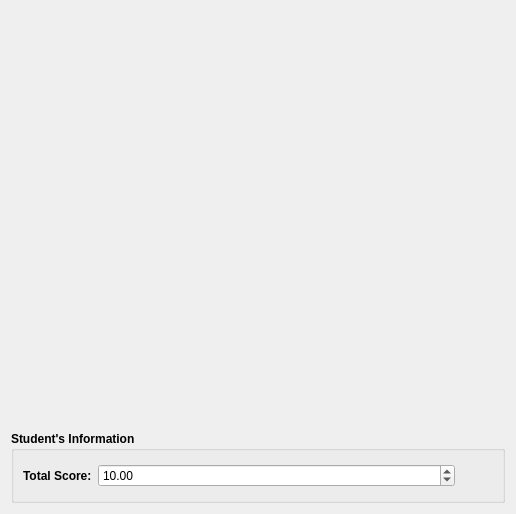
<?xml version="1.0" encoding="UTF-8"?>
<ui version="4.0">
 <class>StudentEdit</class>
 <widget class="QWidget" name="StudentEdit">
  <property name="geometry">
   <rect>
    <x>0</x>
    <y>0</y>
    <width>516</width>
    <height>514</height>
   </rect>
  </property>
  <property name="windowTitle">
   <string>Form</string>
  </property>
  <layout class="QVBoxLayout" name="verticalLayout">
   <item>
    <widget class="PersonEdit" name="infoEditor" native="true">
     <property name="sizePolicy">
      <sizepolicy hsizetype="MinimumExpanding" vsizetype="MinimumExpanding">
       <horstretch>0</horstretch>
       <verstretch>0</verstretch>
      </sizepolicy>
     </property>
    </widget>
   </item>
   <item>
    <widget class="QGroupBox" name="studentGroup">
     <property name="font">
      <font>
       <bold>true</bold>
      </font>
     </property>
     <property name="title">
      <string>Student's Information</string>
     </property>
     <layout class="QGridLayout" name="gridLayout">
      <item row="0" column="0">
       <widget class="QLabel" name="scoreLabel">
        <property name="font">
         <font>
          <bold>true</bold>
         </font>
        </property>
        <property name="text">
         <string>Total Score:</string>
        </property>
        <property name="buddy">
         <cstring>scoreEdit</cstring>
        </property>
       </widget>
      </item>
      <item row="0" column="1">
       <widget class="QDoubleSpinBox" name="scoreEdit">
        <property name="sizePolicy">
         <sizepolicy hsizetype="MinimumExpanding" vsizetype="Fixed">
          <horstretch>0</horstretch>
          <verstretch>0</verstretch>
         </sizepolicy>
        </property>
        <property name="font">
         <font>
          <bold>false</bold>
         </font>
        </property>
        <property name="wrapping">
         <bool>false</bool>
        </property>
        <property name="showGroupSeparator" stdset="0">
         <bool>true</bool>
        </property>
        <property name="maximum">
         <double>20.000000000000000</double>
        </property>
        <property name="singleStep">
         <double>0.100000000000000</double>
        </property>
        <property name="stepType">
         <enum>QAbstractSpinBox::StepType::DefaultStepType</enum>
        </property>
        <property name="value">
         <double>10.000000000000000</double>
        </property>
       </widget>
      </item>
      <item row="0" column="2">
       <widget class="QToolButton" name="resetScoreButton">
        <property name="text">
         <string/>
        </property>
        <property name="icon">
         <iconset resource="../../resources/main.qrc">
          <normaloff>:/root/dialogs/reset.ico</normaloff>:/root/dialogs/reset.ico</iconset>
        </property>
        <property name="iconSize">
         <size>
          <width>24</width>
          <height>24</height>
         </size>
        </property>
        <property name="autoRaise">
         <bool>true</bool>
        </property>
       </widget>
      </item>
     </layout>
    </widget>
   </item>
  </layout>
 </widget>
 <customwidgets>
  <customwidget>
   <class>PersonEdit</class>
   <extends>QWidget</extends>
   <header location="global">include/widgets/core/personedit.h</header>
   <container>1</container>
  </customwidget>
 </customwidgets>
 <resources>
  <include location="../../resources/main.qrc"/>
 </resources>
 <connections>
  <connection>
   <sender>resetScoreButton</sender>
   <signal>clicked()</signal>
   <receiver>StudentEdit</receiver>
   <slot>resetScore()</slot>
   <hints>
    <hint type="sourcelabel">
     <x>489</x>
     <y>478</y>
    </hint>
    <hint type="destinationlabel">
     <x>511</x>
     <y>471</y>
    </hint>
   </hints>
  </connection>
 </connections>
 <slots>
  <slot>resetScore()</slot>
 </slots>
</ui>
